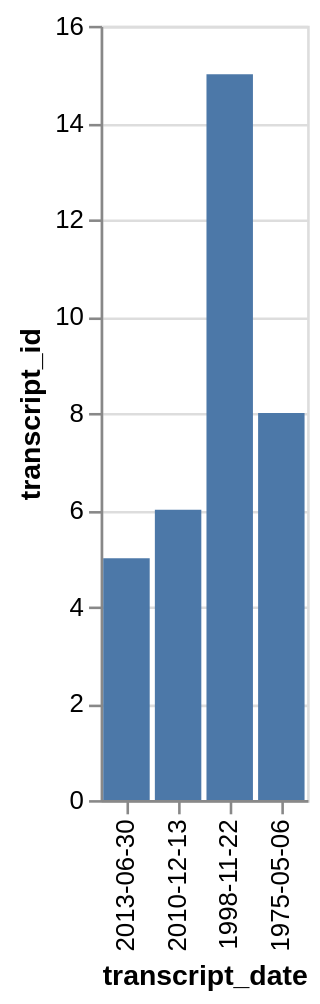

Describe this chart as a Vega-Lite specification.
### Vega-Lite specification from a JSON file in a GitHub repository (floating-point values rounded to 4 significant figures)
{"data": {"values": [{"x_data": "2013-06-30", "y_data": 5}, {"x_data": "2010-12-13", "y_data": 6}, {"x_data": "1998-11-22", "y_data": 15}, {"x_data": "1975-05-06", "y_data": 8}]}, "mark": "bar", "encoding": {"x": {"field": "x_data", "type": "nominal", "title": "transcript_date", "sort": "descending"}, "y": {"field": "y_data", "type": "quantitative", "title": "transcript_id"}}}
